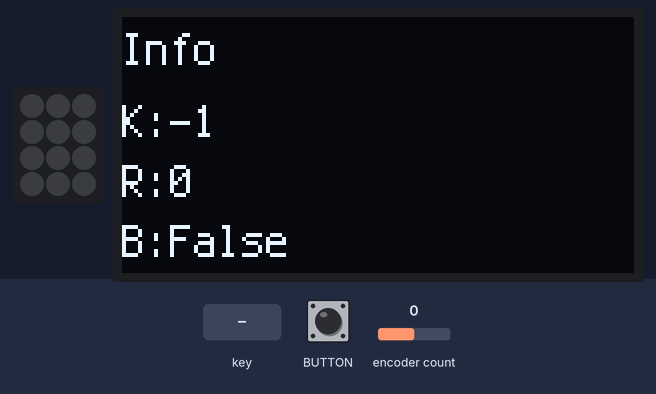
Simulated run of this program. Board: Adafruit MacroPad running CircuitPython. Shown: 3×4 RGB LED matrix, 128×64 one-colour display. Inputs (shaded band) come from the test bench; at power-on: encoder count 0. Dim RGB values are drawn brighter than linear; random numbers come from a fixed seed; USB keyboard and mouse output is not drawn; the clock reads 2024-03-15 10:24:30 at power-on unless the program sets it.

Above: at 1.2 s.
1.3 s: key number 11 pressed for 0.2 s
At 1.46 s:
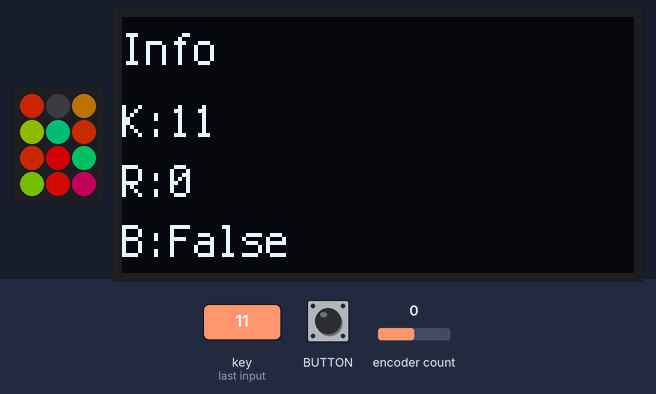
3.7 s: encoder count set to 1
At 3.87 s:
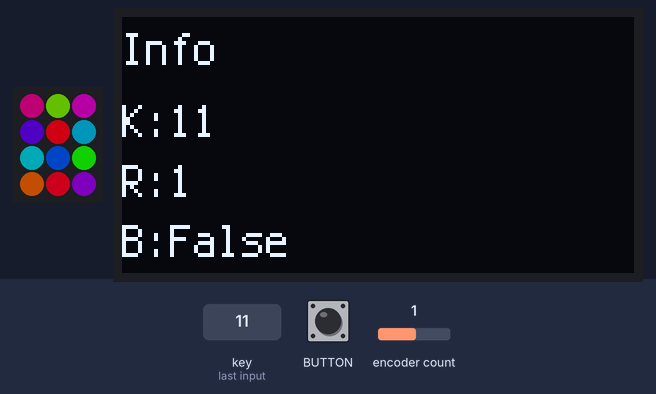
6.7 s: encoder button pressed for 0.15 s
At 6.87 s:
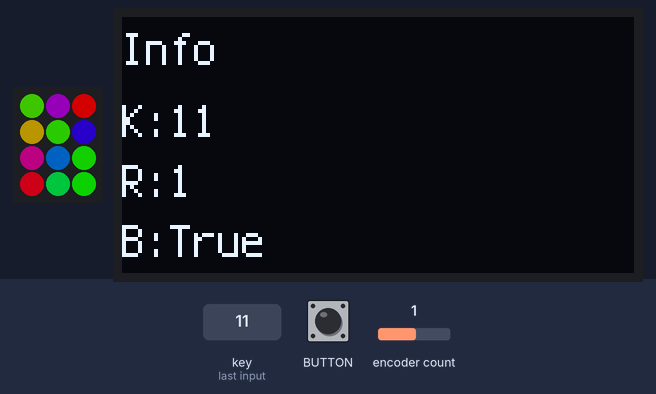

The program:

code.py
```python
import os
import random
import time

# https://github.com/adafruit/Adafruit_CircuitPython_Logging
import adafruit_logging as logging

# https://docs.circuitpython.org/projects/macropad/en/latest/api.html#adafruit_macropad.MacroPad
from adafruit_macropad import MacroPad
from rainbowio import colorwheel


VERBOSE_1 = 9

logger = logging.getLogger(__name__)
# [LEVELS](https://github.com/adafruit/Adafruit_CircuitPython_Logging/blob/5.2.1/adafruit_logging.py#L103)
logger.setLevel(logging.DEBUG) # type: ignore - global namespace fiddling occurs...


NUM_KEYS = 12
# pattern is a list of tuples (k, rv)
# TODO: think about row/col level ops
#
# Row 1 - 0, 1, 2
# Row 2 - 3, 4, 5
# Row 3 - 6, 7, 8
# Row 4 - 9, 10, 11
ROWS = [(0, 1, 2), (3, 4, 5), (6, 7, 8), (9, 10, 11)]
COLUMNS = [x for x in zip(*ROWS)]

DEFAULT_FRAME_RATE = 200
KEY_TONES = [196, 220, 246, 262, 294, 330, 349, 392, 440, 494, 523, 587]


# TODO: setup stateful keys, actions can be toggled
class Key:
    def on_down(self):
        raise NotImplementedError("Key.on_down unimplemented")

    def on_up(self):
        raise NotImplementedError("Key.on_up unimplemented")


class PixelGrid:
    def __init__(self, macropad) -> None:
        self.macropad = macropad

    def set_pixel_grid(self, pattern):
        for key, color in pattern:
            self.set_pixel(key, color)

    def set_column_color(self, column, color):
        assert 0 <= column <= 2, "column must be 0:2, column:%d" % column
        self.set_pixel_grid(zip(COLUMNS[column], [color] * len(COLUMNS[column])))

    def t_pixel_pattern(self):
        color = 127
        pixels = [0, 1, 2, 4, 7, 10]
        pattern = zip(pixels, [color] * len(pixels))
        self.set_pixel_grid(pattern)

    def number_2_pixel_pattern(self):
        color = 127
        pattern = [
            (0, color),
            (1, color),
            (2, color),
            (5, color),
            (7, color),
            (9, color),
            (10, color),
            (11, color),
        ]
        self.set_pixel_grid(pattern)

    def set_pixel(self, key, color):
        assert 0 <= key <= 11, "key must be between 0:11"
        assert 0 <= color <= 255, "color must be between 0:255, rv:%d" % color
        logger.log(VERBOSE_1, "k:%d" % key)
        logger.log(VERBOSE_1, "rv:%d" % color)
        self.macropad.pixels[key] = colorwheel(color)

    def clear_pixels(self):
        self.macropad.pixels.fill((0, 0, 0))


class Animator:
    def __init__(self, pixel_grid, frames) -> None:
        self.pixel_grid = pixel_grid
        self.frames = frames
        self.next_frame = 0
        self.rate = DEFAULT_FRAME_RATE

    def render(self, step_counter):
        logger.log(VERBOSE_1, "Counter: %d", step_counter)
        if (step_counter % self.rate) == 0:
            self.pixel_grid.clear_pixels()
            logger.debug("frame: %s", self.next_frame)
            # Activate the next frame
            self.frames[self.next_frame % len(self.frames)]()
            self.next_frame += 1


class RadPad:
    """Wrapper for adafruit_macropad

    Functions
        * [ConsumerControlCodes](https://github.com/adafruit/Adafruit_CircuitPython_HID/blob/3d415057b9afd9a80de27c257fb1c147db2312e1/adafruit_hid/consumer_control_code.py#L13)
            * Key 0 - Rewind
            * Key 1 - Play Pause
            * Key 2 - Fast Forward
            * Encoder Rotation - CW:Volume Up, CCW:Volume Down
            * Encoder Button - Mute
    """

    key_number = -1
    last_line = ""
    rot_pos = 0
    key_event = None
    show_rainbow = False
    show_t2_animation = False
    show_columns = False

    def __init__(self) -> None:
        self.macropad = MacroPad()
        self.mcs = self.macropad.consumer_control.send
        self.text_lines = self.macropad.display_text(title="Info")
        self.pixel_grid = PixelGrid(self.macropad)

        self.t2_animator = Animator(
            self.pixel_grid,
            [self.pixel_grid.t_pixel_pattern, self.pixel_grid.number_2_pixel_pattern],
        )

        self.key_map = {
            0: self.rewind,
            1: self.play_pause,
            2: self.fast_forward,
            9: self.toggle_column_display,
            10: self.toggle_t2_animation,
            11: self.toggle_rainbow_display,
        }

    def get_volume_event(self, old_rp, new_rp):
        if old_rp > new_rp:
            return new_rp, self.macropad.ConsumerControlCode.VOLUME_DECREMENT
        if old_rp < new_rp:
            return new_rp, self.macropad.ConsumerControlCode.VOLUME_INCREMENT
        return old_rp, ()

    def play_tone(self, key_number):
        logger.debug("playing tone")
        self.macropad.start_tone(KEY_TONES[key_number])

    def stop_tone(self):
        logger.debug("stopping tone")
        self.macropad.stop_tone()

    def toggle_t2_animation(self):
        logger.debug("toggle t2 pattern display")
        self.show_t2_animation = not self.show_t2_animation

    def toggle_rainbow_display(self):
        logger.debug("toggle rainbow")
        self.show_rainbow = not self.show_rainbow

    def toggle_column_display(self):
        logger.debug("toggle column")
        self.show_columns = not self.show_columns

    def rewind(self):
        logger.debug("rewind")
        self.mcs(self.macropad.ConsumerControlCode.REWIND)

    def play_pause(self):
        logger.debug("play pause")
        self.mcs(self.macropad.ConsumerControlCode.PLAY_PAUSE)

    def fast_forward(self):
        logger.debug("fast forward")
        self.mcs(self.macropad.ConsumerControlCode.FAST_FORWARD)

    def run(self, ctx):
        ctx["counter"] += 1
        self.key_event = self.macropad.keys.events.get()
        if self.key_event:
            if self.key_event.pressed:
                logger.debug("pressed: %d", self.key_event.key_number)
                cb = self.key_map.get(self.key_event.key_number, ())
                if cb:
                    cb()
                self.key_number = self.key_event.key_number
                self.pixel_grid.set_pixel(
                    self.key_number, int(255 / 12) * self.key_number
                )
                if ctx["settings"]["keytones"]:
                    self.play_tone(self.key_number)
            else:
                self.pixel_grid.clear_pixels()
                self.stop_tone()

        self.macropad.encoder_switch_debounced.update()
        if self.macropad.encoder_switch_debounced.pressed: # type: ignore
            self.macropad.consumer_control.send(self.macropad.ConsumerControlCode.MUTE)

        self.rot_pos, ev = self.get_volume_event(self.rot_pos, self.macropad.encoder)
        if ev:
            self.macropad.consumer_control.send(ev)

        # TODO: make animations mutally exclusive
        if self.show_rainbow:
            self.pixel_grid.set_pixel(random.randint(0, 11), random.randint(0, 255))

        if self.show_t2_animation:
            self.t2_animator.render(ctx["counter"])

        if self.show_columns:
            self.pixel_grid.set_column_color(0, 40)

        last_line = "K:{}\nR:{}\nB:{}".format(
            self.key_number, self.macropad.encoder, self.macropad.encoder_switch
        )
        if last_line != self.text_lines[0].text:
            self.text_lines[0].text = last_line
            self.text_lines.show()


def main():
    settings = {
        "keytones": bool(os.getenv("keytones", 0)),
        "animation_rate": int(os.getenv("animation_rate", DEFAULT_FRAME_RATE)),
    }
    ctx = {
        "counter": 0,
        "next_frame": 0,
        "settings": settings,
    }
    pad = RadPad()
    while True:
        pad.run(ctx)


main()
```

Measured:
- after the input at 1.3 s, the display: changes at once (image 1)
